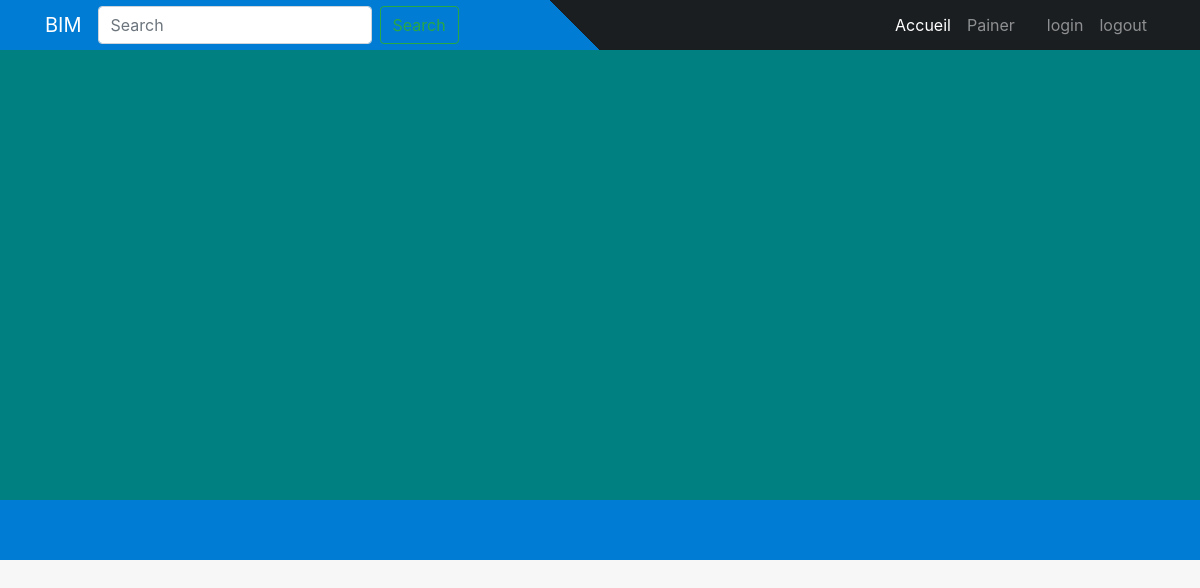
The page /gestionner.php on the database as committed earlier.
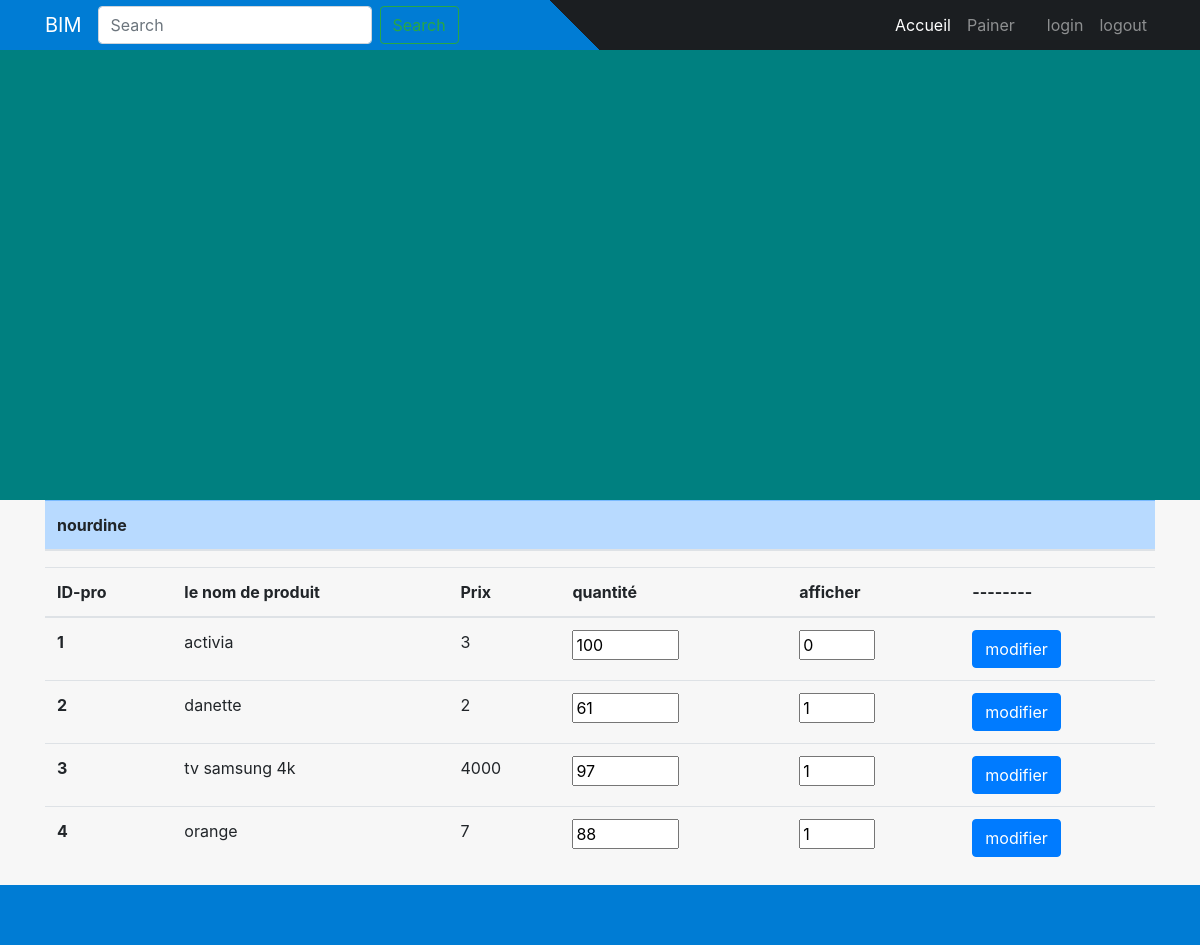
The same page on the database as committed later.
### tables this page shows
CREATE TABLE IF NOT EXISTS `user` (
  `id_user` int(10) unsigned NOT NULL AUTO_INCREMENT,
  `username` varchar(50) NOT NULL,
  `email` varchar(50) NOT NULL,
  `pass` varchar(50) NOT NULL,
  `idrole` int(10) unsigned NOT NULL,
  PRIMARY KEY (`id_user`) USING BTREE,
  KEY `id_role` (`idrole`) USING BTREE,
  CONSTRAINT `FK_user_role` FOREIGN KEY (`idrole`) REFERENCES `role` (`id_role`)
);

CREATE TABLE IF NOT EXISTS `produit` (
  `ID_pro` int(10) unsigned NOT NULL AUTO_INCREMENT,
  `nom` varchar(50) DEFAULT NULL,
  `Qte` int(11) DEFAULT NULL,
  `id_ad` int(11) unsigned NOT NULL,
  `id_ca` int(11) unsigned NOT NULL,
  `prix` int(11) unsigned NOT NULL,
  `img` varchar(50) DEFAULT NULL,
  `visible` int(2) unsigned NOT NULL DEFAULT 1,
  PRIMARY KEY (`ID_pro`),
  KEY `FK_AJOUTE` (`id_ad`),
  KEY `id_ca` (`id_ca`),
  CONSTRAINT `FK_produit_categorie` FOREIGN KEY (`id_ca`) REFERENCES `categorie` (`id_cat`),
  CONSTRAINT `FK_produit_user` FOREIGN KEY (`id_ad`) REFERENCES `user` (`id_user`)
);

### gestionner.php (the view, shortened to what this page needs)
<?php include('server.php')?>
<!doctype html>
<html lang="en">
  <head>
    <link rel="stylesheet" href="https://stackpath.bootstrapcdn.com/bootstrap/4.5.0/css/bootstrap.min.css">
    <link rel="stylesheet" href="./style.css">
  </head>
<body>
<?php include('header.php') ?>
<?php
$user = "SELECT * FROM user where idrole='2'" ;
$resultuser = $conn->query($user);
if ($resultuser->num_rows > 0) {
  while($rowuser = $resultuser->fetch_assoc()) {
     echo   "<div class='container'>
             <table class='table'>
               <thead class='table-primary'>
                 <tr>
                   <th scope='col  '>" . $rowuser["username"] . "</th>
                 </tr>
            </thead>
             </div>
                       <div class='container'>
              <table class='table table-hover'>
              <thead>
                <tr>
                  <th scope='col'>ID-pro</th>
                  <th scope='col'>le nom de produit</th>
                  <th scope='col'>Prix</th>
                  <th scope='col'>quantité</th>
                  <th scope='col'>afficher</th>
                  <th scope='col'>--------</th>
                </tr>
              </thead>
              <tbody>";
              $pro = "SELECT * FROM produit";
              $resultpro = $conn->query($pro);
              if ($resultpro->num_rows > 0) {
                while($rowpro = $resultpro->fetch_assoc()) {
                    echo   "<tr>
                    <form action='gest.php' method='GET'>
                    <input type='number' class='d-none' name='ID_pro' value='" . $rowpro["ID_pro"] . "'>
                    <input type='number' class='d-none' name='id_ad' value='" . $rowpro["id_ad"] . "'>
                    <th scope='row'>" . $rowpro["ID_pro"] . "</th>
                    <td>" . $rowpro["nom"] . "</td>
                    <td>" . $rowpro["prix"] . "</td>
                    <td ><input type='number'  name='qantite' min='0' max='1000' value='" . $rowpro["Qte"] . "'></td>
                    <td ><input type='number'  name='afficher' min='0' max='1' value='" . $rowpro["visible"] . "'></label></td>
                    <td ><input type='submit' class='btn btn-primary' value='modifier'></td>
                    </form>
                  </tr>";
                 }
              }
      echo" </tbody>
              </table>
            </div>"  ;
   }
}
?>
<?php include('footer.php') ?>
  </body>
</html>

Rows that differ between the two databases and show on the page:
now on this page (row edited): user: username "nourdine"
now on this page (row edited): produit: ID_pro "1", nom "activia", prix "3", qantite "100", afficher "0"
now on this page (row unchanged): produit: ID_pro "2", nom "danette", prix "2", qantite "61", afficher "1"
now on this page (row unchanged): produit: ID_pro "3", nom "tv samsung 4k", prix "4000", qantite "97", afficher "1"
now on this page (row unchanged): produit: ID_pro "4", nom "orange", prix "7", qantite "88", afficher "1"
